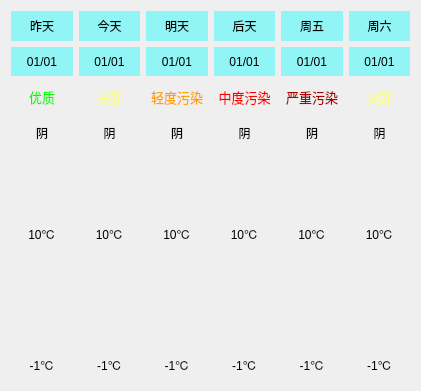
    <widget class="QWidget" name="gridLayoutWidget_3">
     <property name="geometry">
      <rect>
       <x>370</x>
       <y>50</y>
       <width>421</width>
       <height>391</height>
      </rect>
     </property>
     <layout class="QGridLayout" name="gridLayout_3">
      <item row="1" column="0">
       <widget class="QLabel" name="date0Lb">
        <property name="styleSheet">
         <string notr="true">font: 10pt &quot;阿里巴巴普惠体 M&quot;;
background-color: rgba(0, 255, 255, 100);</string>
        </property>
        <property name="text">
         <string>01/01</string>
        </property>
        <property name="alignment">
         <set>Qt::AlignCenter</set>
        </property>
       </widget>
      </item>
      <item row="3" column="3">
       <widget class="QLabel" name="type3Lb">
        <property name="styleSheet">
         <string notr="true">font: 10pt &quot;阿里巴巴普惠体 M&quot;;</string>
        </property>
        <property name="text">
         <string>阴</string>
        </property>
        <property name="alignment">
         <set>Qt::AlignCenter</set>
        </property>
       </widget>
      </item>
      <item row="1" column="3">
       <widget class="QLabel" name="date3Lb">
        <property name="styleSheet">
         <string notr="true">font: 10pt &quot;阿里巴巴普惠体 M&quot;;
background-color: rgba(0, 255, 255, 100);</string>
        </property>
        <property name="text">
         <string>01/01</string>
        </property>
        <property name="alignment">
         <set>Qt::AlignCenter</set>
        </property>
       </widget>
      </item>
      <item row="0" column="3">
       <widget class="QLabel" name="week3Lb">
        <property name="styleSheet">
         <string notr="true">font: 10pt &quot;阿里巴巴普惠体 M&quot;;
background-color: rgba(0, 255, 255, 100);</string>
        </property>
        <property name="text">
         <string>后天</string>
        </property>
        <property name="alignment">
         <set>Qt::AlignCenter</set>
        </property>
       </widget>
      </item>
      <item row="1" column="1">
       <widget class="QLabel" name="date1Lb">
        <property name="styleSheet">
         <string notr="true">font: 10pt &quot;阿里巴巴普惠体 M&quot;;
background-color: rgba(0, 255, 255, 100);</string>
        </property>
        <property name="text">
         <string>01/01</string>
        </property>
        <property name="alignment">
         <set>Qt::AlignCenter</set>
        </property>
       </widget>
      </item>
      <item row="1" column="4">
       <widget class="QLabel" name="date4Lb">
        <property name="styleSheet">
         <string notr="true">font: 10pt &quot;阿里巴巴普惠体 M&quot;;
background-color: rgba(0, 255, 255, 100);</string>
        </property>
        <property name="text">
         <string>01/01</string>
        </property>
        <property name="alignment">
         <set>Qt::AlignCenter</set>
        </property>
       </widget>
      </item>
      <item row="6" column="3">
       <widget class="QLabel" name="high3Lb">
        <property name="styleSheet">
         <string notr="true">font: 10pt &quot;阿里巴巴普惠体 M&quot;;</string>
        </property>
        <property name="text">
         <string>&lt;html&gt;&lt;head/&gt;&lt;body&gt;&lt;p&gt;10℃&lt;/p&gt;&lt;/body&gt;&lt;/html&gt;</string>
        </property>
        <property name="alignment">
         <set>Qt::AlignCenter</set>
        </property>
       </widget>
      </item>
      <item row="2" column="0">
       <widget class="QLabel" name="quality0Lb">
        <property name="font">
         <font>
          <family>阿里巴巴普惠体 M</family>
          <pointsize>10</pointsize>
          <weight>50</weight>
          <italic>false</italic>
          <bold>false</bold>
         </font>
        </property>
        <property name="styleSheet">
         <string notr="true">color: rgb(0, 255, 0);
font: 10pt &quot;阿里巴巴普惠体 M&quot;;</string>
        </property>
        <property name="text">
         <string>优质</string>
        </property>
        <property name="alignment">
         <set>Qt::AlignCenter</set>
        </property>
       </widget>
      </item>
      <item row="0" column="5">
       <widget class="QLabel" name="week5Lb">
        <property name="styleSheet">
         <string notr="true">font: 10pt &quot;阿里巴巴普惠体 M&quot;;
background-color: rgba(0, 255, 255, 100);</string>
        </property>
        <property name="text">
         <string>周六</string>
        </property>
        <property name="alignment">
         <set>Qt::AlignCenter</set>
        </property>
       </widget>
      </item>
      <item row="0" column="1">
       <widget class="QLabel" name="week1Lb">
        <property name="styleSheet">
         <string notr="true">font: 10pt &quot;阿里巴巴普惠体 M&quot;;
background-color: rgba(0, 255, 255, 100);</string>
        </property>
        <property name="text">
         <string>今天</string>
        </property>
        <property name="alignment">
         <set>Qt::AlignCenter</set>
        </property>
       </widget>
      </item>
      <item row="6" column="2">
       <widget class="QLabel" name="high2Lb">
        <property name="styleSheet">
         <string notr="true">font: 10pt &quot;阿里巴巴普惠体 M&quot;;</string>
        </property>
        <property name="text">
         <string>&lt;html&gt;&lt;head/&gt;&lt;body&gt;&lt;p&gt;10℃&lt;/p&gt;&lt;/body&gt;&lt;/html&gt;</string>
        </property>
        <property name="alignment">
         <set>Qt::AlignCenter</set>
        </property>
       </widget>
      </item>
      <item row="10" column="3">
       <widget class="QLabel" name="low3Lb">
        <property name="styleSheet">
         <string notr="true">font: 10pt &quot;阿里巴巴普惠体 M&quot;;</string>
        </property>
        <property name="text">
         <string>&lt;html&gt;&lt;head/&gt;&lt;body&gt;&lt;p&gt;-1℃&lt;/p&gt;&lt;/body&gt;&lt;/html&gt;</string>
        </property>
        <property name="alignment">
         <set>Qt::AlignCenter</set>
        </property>
       </widget>
      </item>
      <item row="6" column="4">
       <widget class="QLabel" name="high4Lb">
        <property name="styleSheet">
         <string notr="true">font: 10pt &quot;阿里巴巴普惠体 M&quot;;</string>
        </property>
        <property name="text">
         <string>&lt;html&gt;&lt;head/&gt;&lt;body&gt;&lt;p&gt;10℃&lt;/p&gt;&lt;/body&gt;&lt;/html&gt;</string>
        </property>
        <property name="alignment">
         <set>Qt::AlignCenter</set>
        </property>
       </widget>
      </item>
      <item row="10" column="5">
       <widget class="QLabel" name="low5Lb">
        <property name="styleSheet">
         <string notr="true">font: 10pt &quot;阿里巴巴普惠体 M&quot;;</string>
        </property>
        <property name="text">
         <string>&lt;html&gt;&lt;head/&gt;&lt;body&gt;&lt;p&gt;-1℃&lt;/p&gt;&lt;/body&gt;&lt;/html&gt;</string>
        </property>
        <property name="alignment">
         <set>Qt::AlignCenter</set>
        </property>
       </widget>
      </item>
      <item row="3" column="5">
       <widget class="QLabel" name="type5Lb">
        <property name="styleSheet">
         <string notr="true">font: 10pt &quot;阿里巴巴普惠体 M&quot;;</string>
        </property>
        <property name="text">
         <string>阴</string>
        </property>
        <property name="alignment">
         <set>Qt::AlignCenter</set>
        </property>
       </widget>
      </item>
      <item row="1" column="2">
       <widget class="QLabel" name="date2Lb">
        <property name="styleSheet">
         <string notr="true">font: 10pt &quot;阿里巴巴普惠体 M&quot;;
background-color: rgba(0, 255, 255, 100);</string>
        </property>
        <property name="text">
         <string>01/01</string>
        </property>
        <property name="alignment">
         <set>Qt::AlignCenter</set>
        </property>
       </widget>
      </item>
      <item row="10" column="0">
       <widget class="QLabel" name="low0Lb">
        <property name="styleSheet">
         <string notr="true">font: 10pt &quot;阿里巴巴普惠体 M&quot;;</string>
        </property>
        <property name="text">
         <string>&lt;html&gt;&lt;head/&gt;&lt;body&gt;&lt;p&gt;-1℃&lt;/p&gt;&lt;/body&gt;&lt;/html&gt;</string>
        </property>
        <property name="alignment">
         <set>Qt::AlignCenter</set>
        </property>
       </widget>
      </item>
      <item row="6" column="1">
       <widget class="QLabel" name="high1Lb">
        <property name="styleSheet">
         <string notr="true">font: 10pt &quot;阿里巴巴普惠体 M&quot;;</string>
        </property>
        <property name="text">
         <string>&lt;html&gt;&lt;head/&gt;&lt;body&gt;&lt;p&gt;10℃&lt;/p&gt;&lt;/body&gt;&lt;/html&gt;</string>
        </property>
        <property name="alignment">
         <set>Qt::AlignCenter</set>
        </property>
       </widget>
      </item>
      <item row="0" column="0">
       <widget class="QLabel" name="week0Lb">
        <property name="styleSheet">
         <string notr="true">font: 10pt &quot;阿里巴巴普惠体 M&quot;;
background-color: rgba(0, 255, 255, 100);</string>
        </property>
        <property name="text">
         <string>昨天</string>
        </property>
        <property name="alignment">
         <set>Qt::AlignCenter</set>
        </property>
       </widget>
      </item>
      <item row="2" column="4">
       <widget class="QLabel" name="quality4Lb">
        <property name="font">
         <font>
          <family>阿里巴巴普惠体 M</family>
          <pointsize>10</pointsize>
          <weight>50</weight>
          <italic>false</italic>
          <bold>false</bold>
         </font>
        </property>
        <property name="styleSheet">
         <string notr="true">font: 10pt &quot;阿里巴巴普惠体 M&quot;;
color: rgb(170, 0, 0);</string>
        </property>
        <property name="text">
         <string>严重污染</string>
        </property>
        <property name="alignment">
         <set>Qt::AlignCenter</set>
        </property>
       </widget>
      </item>
      <item row="6" column="5">
       <widget class="QLabel" name="high5Lb">
        <property name="styleSheet">
         <string notr="true">font: 10pt &quot;阿里巴巴普惠体 M&quot;;</string>
        </property>
        <property name="text">
         <string>&lt;html&gt;&lt;head/&gt;&lt;body&gt;&lt;p&gt;10℃&lt;/p&gt;&lt;/body&gt;&lt;/html&gt;</string>
        </property>
        <property name="alignment">
         <set>Qt::AlignCenter</set>
        </property>
       </widget>
      </item>
      <item row="0" column="4">
       <widget class="QLabel" name="week4Lb">
        <property name="styleSheet">
         <string notr="true">font: 10pt &quot;阿里巴巴普惠体 M&quot;;
background-color: rgba(0, 255, 255, 100);</string>
        </property>
        <property name="text">
         <string>周五</string>
        </property>
        <property name="alignment">
         <set>Qt::AlignCenter</set>
        </property>
       </widget>
      </item>
      <item row="6" column="0">
       <widget class="QLabel" name="high0Lb">
        <property name="styleSheet">
         <string notr="true">font: 10pt &quot;阿里巴巴普惠体 M&quot;;</string>
        </property>
        <property name="text">
         <string>&lt;html&gt;&lt;head/&gt;&lt;body&gt;&lt;p&gt;10℃&lt;/p&gt;&lt;/body&gt;&lt;/html&gt;</string>
        </property>
        <property name="alignment">
         <set>Qt::AlignCenter</set>
        </property>
       </widget>
      </item>
      <item row="10" column="1">
       <widget class="QLabel" name="low1Lb">
        <property name="styleSheet">
         <string notr="true">font: 10pt &quot;阿里巴巴普惠体 M&quot;;</string>
        </property>
        <property name="text">
         <string>&lt;html&gt;&lt;head/&gt;&lt;body&gt;&lt;p&gt;-1℃&lt;/p&gt;&lt;/body&gt;&lt;/html&gt;</string>
        </property>
        <property name="alignment">
         <set>Qt::AlignCenter</set>
        </property>
       </widget>
      </item>
      <item row="3" column="1">
       <widget class="QLabel" name="type1Lb">
        <property name="styleSheet">
         <string notr="true">font: 10pt &quot;阿里巴巴普惠体 M&quot;;</string>
        </property>
        <property name="text">
         <string>阴</string>
        </property>
        <property name="alignment">
         <set>Qt::AlignCenter</set>
        </property>
       </widget>
      </item>
      <item row="1" column="5">
       <widget class="QLabel" name="date5Lb">
        <property name="styleSheet">
         <string notr="true">font: 10pt &quot;阿里巴巴普惠体 M&quot;;
background-color: rgba(0, 255, 255, 100);</string>
        </property>
        <property name="text">
         <string>01/01</string>
        </property>
        <property name="alignment">
         <set>Qt::AlignCenter</set>
        </property>
       </widget>
      </item>
      <item row="0" column="2">
       <widget class="QLabel" name="week2Lb">
        <property name="styleSheet">
         <string notr="true">font: 10pt &quot;阿里巴巴普惠体 M&quot;;
background-color: rgba(0, 255, 255, 100);</string>
        </property>
        <property name="text">
         <string>明天</string>
        </property>
        <property name="alignment">
         <set>Qt::AlignCenter</set>
        </property>
       </widget>
      </item>
      <item row="7" column="0" rowspan="3" colspan="6">
       <widget class="QLabel" name="curveLb">
        <property name="text">
         <string/>
        </property>
        <property name="alignment">
         <set>Qt::AlignCenter</set>
        </property>
       </widget>
      </item>
      <item row="3" column="0">
       <widget class="QLabel" name="type0Lb">
        <property name="styleSheet">
         <string notr="true">font: 10pt &quot;阿里巴巴普惠体 M&quot;;</string>
        </property>
        <property name="text">
         <string>阴</string>
        </property>
        <property name="alignment">
         <set>Qt::AlignCenter</set>
        </property>
       </widget>
      </item>
      <item row="2" column="5">
       <widget class="QLabel" name="quality5Lb">
        <property name="font">
         <font>
          <family>阿里巴巴普惠体 M</family>
          <pointsize>10</pointsize>
          <weight>50</weight>
          <italic>false</italic>
          <bold>false</bold>
         </font>
        </property>
        <property name="styleSheet">
         <string notr="true">font: 10pt &quot;阿里巴巴普惠体 M&quot;;
color: rgb(255, 255, 127);</string>
        </property>
        <property name="text">
         <string>良好</string>
        </property>
        <property name="alignment">
         <set>Qt::AlignCenter</set>
        </property>
       </widget>
      </item>
      <item row="2" column="1">
       <widget class="QLabel" name="quality1Lb">
        <property name="font">
         <font>
          <family>阿里巴巴普惠体 M</family>
          <pointsize>10</pointsize>
          <weight>50</weight>
          <italic>false</italic>
          <bold>false</bold>
         </font>
        </property>
        <property name="styleSheet">
         <string notr="true">color: rgb(255, 255, 127);
font: 10pt &quot;阿里巴巴普惠体 M&quot;;</string>
        </property>
        <property name="text">
         <string>良好</string>
        </property>
        <property name="alignment">
         <set>Qt::AlignCenter</set>
        </property>
       </widget>
      </item>
      <item row="10" column="2">
       <widget class="QLabel" name="low2Lb">
        <property name="styleSheet">
         <string notr="true">font: 10pt &quot;阿里巴巴普惠体 M&quot;;</string>
        </property>
        <property name="text">
         <string>&lt;html&gt;&lt;head/&gt;&lt;body&gt;&lt;p&gt;-1℃&lt;/p&gt;&lt;/body&gt;&lt;/html&gt;</string>
        </property>
        <property name="alignment">
         <set>Qt::AlignCenter</set>
        </property>
       </widget>
      </item>
      <item row="10" column="4">
       <widget class="QLabel" name="low4Lb">
        <property name="styleSheet">
         <string notr="true">font: 10pt &quot;阿里巴巴普惠体 M&quot;;</string>
        </property>
        <property name="text">
         <string>&lt;html&gt;&lt;head/&gt;&lt;body&gt;&lt;p&gt;-1℃&lt;/p&gt;&lt;/body&gt;&lt;/html&gt;</string>
        </property>
        <property name="alignment">
         <set>Qt::AlignCenter</set>
        </property>
       </widget>
      </item>
      <item row="3" column="4">
       <widget class="QLabel" name="type4Lb">
        <property name="styleSheet">
         <string notr="true">font: 10pt &quot;阿里巴巴普惠体 M&quot;;</string>
        </property>
        <property name="text">
         <string>阴</string>
        </property>
        <property name="alignment">
         <set>Qt::AlignCenter</set>
        </property>
       </widget>
      </item>
      <item row="3" column="2">
       <widget class="QLabel" name="type2Lb">
        <property name="styleSheet">
         <string notr="true">font: 10pt &quot;阿里巴巴普惠体 M&quot;;</string>
        </property>
        <property name="text">
         <string>阴</string>
        </property>
        <property name="alignment">
         <set>Qt::AlignCenter</set>
        </property>
       </widget>
      </item>
      <item row="2" column="2">
       <widget class="QLabel" name="quality2Lb">
        <property name="font">
         <font>
          <family>阿里巴巴普惠体 M</family>
          <pointsize>10</pointsize>
          <weight>50</weight>
          <italic>false</italic>
          <bold>false</bold>
         </font>
        </property>
        <property name="styleSheet">
         <string notr="true">font: 10pt &quot;阿里巴巴普惠体 M&quot;;
color:rgb(255, 162, 0)</string>
        </property>
        <property name="text">
         <string>轻度污染</string>
        </property>
        <property name="alignment">
         <set>Qt::AlignCenter</set>
        </property>
       </widget>
      </item>
      <item row="2" column="3">
       <widget class="QLabel" name="quality3Lb">
        <property name="font">
         <font>
          <family>阿里巴巴普惠体 M</family>
          <pointsize>10</pointsize>
          <weight>50</weight>
          <italic>false</italic>
          <bold>false</bold>
         </font>
        </property>
        <property name="styleSheet">
         <string notr="true">font: 10pt &quot;阿里巴巴普惠体 M&quot;;
color: rgb(255, 0, 0);</string>
        </property>
        <property name="text">
         <string>中度污染</string>
        </property>
        <property name="alignment">
         <set>Qt::AlignCenter</set>
        </property>
       </widget>
      </item>
      <item row="4" column="0" rowspan="2">
       <widget class="QLabel" name="typeIco0Lb">
        <property name="styleSheet">
         <string notr="true">image: url(:/day/day/阴.png);</string>
        </property>
        <property name="text">
         <string/>
        </property>
        <property name="alignment">
         <set>Qt::AlignCenter</set>
        </property>
       </widget>
      </item>
      <item row="4" column="5" rowspan="2">
       <widget class="QLabel" name="typeIco5Lb">
        <property name="styleSheet">
         <string notr="true">image: url(:/day/day/阴.png);</string>
        </property>
        <property name="text">
         <string/>
        </property>
        <property name="alignment">
         <set>Qt::AlignCenter</set>
        </property>
       </widget>
      </item>
      <item row="4" column="2" rowspan="2">
       <widget class="QLabel" name="typeIco2Lb">
        <property name="styleSheet">
         <string notr="true">image: url(:/day/day/阴.png);</string>
        </property>
        <property name="text">
         <string/>
        </property>
        <property name="alignment">
         <set>Qt::AlignCenter</set>
        </property>
       </widget>
      </item>
      <item row="4" column="3" rowspan="2">
       <widget class="QLabel" name="typeIco3Lb">
        <property name="styleSheet">
         <string notr="true">image: url(:/day/day/阴.png);</string>
        </property>
        <property name="text">
         <string/>
        </property>
        <property name="alignment">
         <set>Qt::AlignCenter</set>
        </property>
       </widget>
      </item>
      <item row="4" column="4" rowspan="2">
       <widget class="QLabel" name="typeIco4Lb">
        <property name="styleSheet">
         <string notr="true">image: url(:/day/day/阴.png);</string>
        </property>
        <property name="text">
         <string/>
        </property>
        <property name="alignment">
         <set>Qt::AlignCenter</set>
        </property>
       </widget>
      </item>
      <item row="4" column="1" rowspan="2">
       <widget class="QLabel" name="typeIco1Lb">
        <property name="styleSheet">
         <string notr="true">image: url(:/day/day/阴.png);</string>
        </property>
        <property name="text">
         <string/>
        </property>
        <property name="alignment">
         <set>Qt::AlignCenter</set>
        </property>
       </widget>
      </item>
     </layout>
    </widget>
